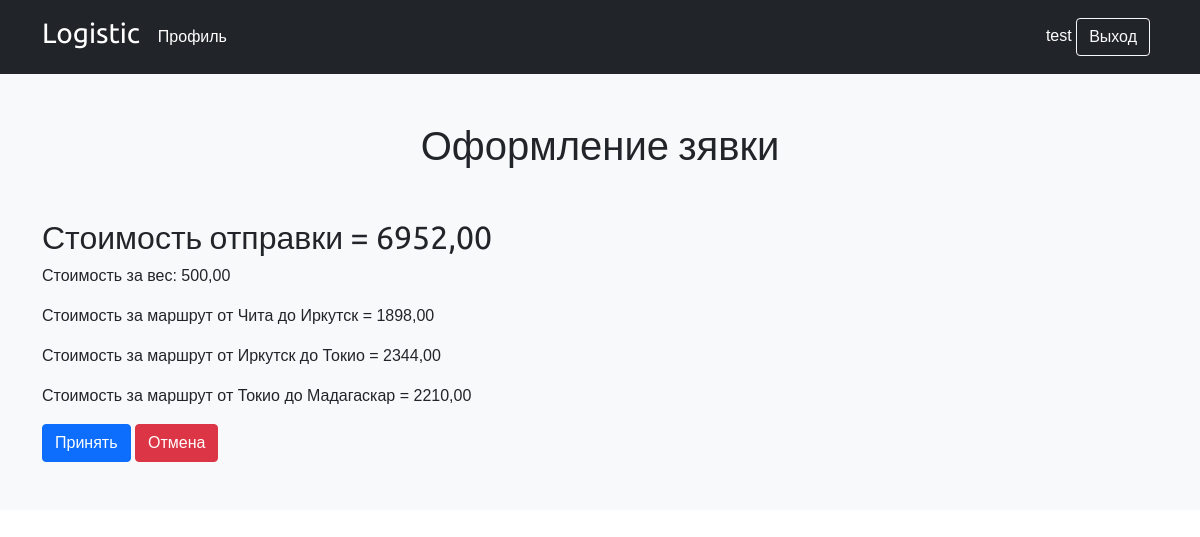
The page /apply_order/ (signed in) on the database its author committed.
### mainSite/models.py (models this page shows, shortened)
class Order(models.Model):
    user = models.ForeignKey(User, verbose_name='Пользователь', on_delete=models.CASCADE)
    name = models.CharField(max_length=50, verbose_name='Имя', null=True, blank=True)
    second_name = models.CharField(max_length=50, verbose_name='Фамилия', null=True, blank=True)
    patronymic = models.CharField(max_length=50, verbose_name='Отчество', null=True, blank=True)
    retrive_type = models.ForeignKey(RetriveType, verbose_name='Тип отправления',null=True, blank=True, on_delete=models.SET_NULL)
    delivery_name = models.CharField(max_length=255, verbose_name='Груз:', null=True, blank=True)
    weight = models.DecimalField(verbose_name='Вес',null=True, blank=True, max_digits=10, decimal_places=2)
    from_city = models.ForeignKey(City, verbose_name='Откуда', related_name='from_city_order',null=True, blank=True, on_delete=models.SET_NULL)
    to_city = models.ForeignKey(City, verbose_name='Куда', related_name='to_city_order',null=True, blank=True, on_delete=models.SET_NULL)
    created = models.DateTimeField(auto_now_add=True, verbose_name='Создано')
    updated = models.DateTimeField(auto_now=True, verbose_name='Обновлено')
    status = models.ForeignKey(Status, verbose_name='Статус', on_delete=models.SET_NULL, null=True, blank=True)
    def get_total_cost(self):
        return sum(item.get_cost() for item in self.items.all()) + self.weight
    class Meta:
        verbose_name = 'Заказ'
        verbose_name_plural = 'Заказы'

class OrderRoute(models.Model):
    order = models.ForeignKey(Order, verbose_name='Заказ', related_name='items', on_delete=models.CASCADE)
    from_city = models.ForeignKey(City, verbose_name='Откуда', related_name='from_city',null=True, blank=True, on_delete=models.SET_NULL)
    to_city = models.ForeignKey(City, verbose_name='Куда', related_name='to_city',null=True, blank=True, on_delete=models.SET_NULL)
    route_status = models.ForeignKey(RouteStatus, null=True, blank=True, verbose_name='Статус маршрута', on_delete=models.SET_NULL)
    price = models.DecimalField(verbose_name='Цена',null=True, blank=True, default=0, max_digits=10, decimal_places=2)
    delivery_time = models.IntegerField(null=True, blank=True, default=0, verbose_name='Время доставки')
    transport = models.ForeignKey(Transport,null=True, blank=True, on_delete=models.SET_NULL, verbose_name='Транспорт')
    def get_cost(self):
        return self.price
    class Meta:
        verbose_name = 'Маршрут'
        verbose_name_plural = 'Маршруты'

class City(models.Model):
    name = models.CharField(max_length=256, null=False, blank=False, unique=True, verbose_name='Наименование')
    def __str__(self):
        return self.name
    class Meta:
        verbose_name = 'Город'
        verbose_name_plural = 'Города'

### mainSite/views.py (the view)
# urls.py: path('apply_order/', views.apply_order, name='apply_order'),
def apply_order(request):
    order = models.Order.objects.all().last()
    order_route = models.OrderRoute.objects.filter(order=order)
    context = {
        'order':order,
        'order_route':order_route,
    }
    return render(request, 'mainSite/apply_order.html', context)

### mainSite/templates/mainSite/apply_order.html (shortened to what this page needs)
{% extends 'mainSite/base.html' %}
{% block content %}
<main>
    <div class="album py-5 bg-light">
      <div class="container">
        <div class="text-center mb-5"><h1>Оформление зявки</h1></div>
          <h2>
            Стоимость отправки = {{order.get_total_cost}}
          </h2>
          <p>Стоимость за вес: {{ order.weight }}</p>
          {% if order_route %}
          {% for el in order_route %}
          <p>Стоимость за маршрут от {{ el.from_city }} до {{ el.to_city }} = {{el.price}}</p>
          {%endfor%}
          {%else%}
          <p>Маршруты не назаначены</p>
          {%endif%}
          <a href="{% url 'my_order' %}"><button class="btn btn-primary">Принять</button></a>
          <a href="{% url 'cancel_order' %}"><button class="btn btn-danger">Отмена</button></a>
        </div>
      </div>
  </main>
{% endblock %}

### mainSite/templates/mainSite/base.html (shortened to what this page needs)
{% load static %}
<!DOCTYPE html>
<html lang="en">
  <head>
    <link href="https://cdn.jsdelivr.net/npm/bootstrap@5.0.1/dist/css/bootstrap.min.css" rel="stylesheet">
    <link href="{% static "css/base.css" %}" rel="stylesheet">
  </head>
  <body>
      <header class="p-3 bg-dark text-white">
        <div class="container">
          <div class="d-flex flex-wrap align-items-center justify-content-center justify-content-lg-start">
            <a href="{% url 'home' %}" class="d-flex align-items-center mb-2 mb-lg-0 text-white text-decoration-none">
              <h3>Logistic</h3>
            </a>
            <ul class="nav col-12 col-lg-auto me-lg-auto mb-2 justify-content-center mb-md-0 ml">
              {% if user.is_authenticated %}
              <li><a href="{% url 'my_order' %}" class="nav-link px-2 text-white">Профиль</a></li>
              {% endif %}
            </ul>
            {% if user.is_authenticated %}
            <div class="text-end">
                <a href="{% url 'my_order' %}" class="text-white">{{ user.get_username }}</a>
                <a href="{% url 'logout' %}"><button type="button" class="btn btn-outline-light me-2">Выход</button></a>
              </div>
            {% else %}
            <div class="text-end">
              <a href="{% url 'login_page' %}"><button type="button" class="btn btn-outline-light me-2">Вход</button></a>
              <a href="{% url 'register' %}"><button type="button" class="btn btn-warning">Регистрация</button></a>
            </div>
            {% endif %}
          </div>
        </div>
      </header>
    {% block content %}{% endblock %}
  </body>
</html>

### static/css/base.css (style rules this page uses)
body { margin:0; padding:0; font-family:helvetica, sans-serif; }
h1, h2, h3, h4, h5 , h6 { font-family: 'Ubuntu', sans-serif; font-weight:normal; }
a { text-decoration:none; color:#5993bb; }

### mainSite/templates/mainSite/base.html (style rules this page uses)
.ml { margin-left: 10px; }
main { background-color: #f8f9fa!important; }

### rows shown on the page
Order: get_total_cost "6952,00", weight "500,00"
OrderRoute: from_city "Чита", to_city "Иркутск", price "1898,00"
OrderRoute: from_city "Иркутск", to_city "Токио", price "2344,00"
OrderRoute: from_city "Токио", to_city "Мадагаскар", price "2210,00"

### other values the page prints
{{ user.get_username }} "test"
